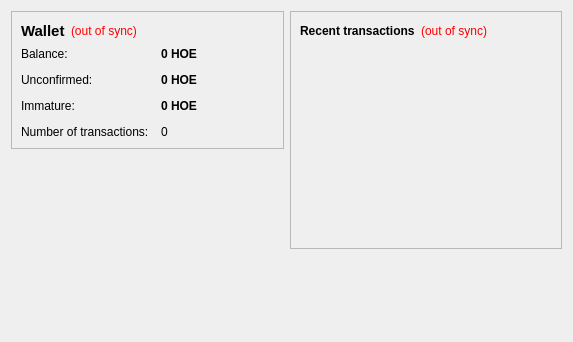
<?xml version="1.0" encoding="UTF-8"?>
<ui version="4.0">
 <class>OverviewPage</class>
 <widget class="QWidget" name="OverviewPage">
  <property name="geometry">
   <rect>
    <x>0</x>
    <y>0</y>
    <width>573</width>
    <height>342</height>
   </rect>
  </property>
  <property name="windowTitle">
   <string>Form</string>
  </property>
  <layout class="QHBoxLayout" name="horizontalLayout" stretch="1,1">
   <item>
    <layout class="QVBoxLayout" name="verticalLayout_2">
     <item>
      <widget class="QFrame" name="frame">
       <property name="frameShape">
        <enum>QFrame::StyledPanel</enum>
       </property>
       <property name="frameShadow">
        <enum>QFrame::Raised</enum>
       </property>
       <layout class="QVBoxLayout" name="verticalLayout_4">
        <item>
         <layout class="QHBoxLayout" name="horizontalLayout_4">
          <item>
           <widget class="QLabel" name="label_5">
            <property name="font">
             <font>
              <pointsize>11</pointsize>
              <weight>75</weight>
              <bold>true</bold>
             </font>
            </property>
            <property name="text">
             <string>Wallet</string>
            </property>
           </widget>
          </item>
          <item>
           <widget class="QLabel" name="labelWalletStatus">
            <property name="toolTip">
             <string>The displayed information may be out of date. Your wallet automatically synchronizes with the shoecoin network after a connection is established, but this process has not completed yet.</string>
            </property>
            <property name="styleSheet">
             <string notr="true">QLabel { color: red; }</string>
            </property>
            <property name="text">
             <string notr="true">(out of sync)</string>
            </property>
            <property name="alignment">
             <set>Qt::AlignLeading|Qt::AlignLeft|Qt::AlignVCenter</set>
            </property>
           </widget>
          </item>
          <item>
           <spacer name="horizontalSpacer_2">
            <property name="orientation">
             <enum>Qt::Horizontal</enum>
            </property>
            <property name="sizeHint" stdset="0">
             <size>
              <width>40</width>
              <height>20</height>
             </size>
            </property>
           </spacer>
          </item>
         </layout>
        </item>
        <item>
         <layout class="QFormLayout" name="formLayout_2">
          <property name="fieldGrowthPolicy">
           <enum>QFormLayout::AllNonFixedFieldsGrow</enum>
          </property>
          <property name="horizontalSpacing">
           <number>12</number>
          </property>
          <property name="verticalSpacing">
           <number>12</number>
          </property>
          <item row="0" column="0">
           <widget class="QLabel" name="label">
            <property name="text">
             <string>Balance:</string>
            </property>
           </widget>
          </item>
          <item row="0" column="1">
           <widget class="QLabel" name="labelBalance">
            <property name="font">
             <font>
              <weight>75</weight>
              <bold>true</bold>
             </font>
            </property>
            <property name="cursor">
             <cursorShape>IBeamCursor</cursorShape>
            </property>
            <property name="toolTip">
             <string>Your current balance</string>
            </property>
            <property name="text">
             <string notr="true">0 HOE</string>
            </property>
            <property name="textInteractionFlags">
             <set>Qt::LinksAccessibleByMouse|Qt::TextSelectableByKeyboard|Qt::TextSelectableByMouse</set>
            </property>
           </widget>
          </item>
          <item row="1" column="0">
           <widget class="QLabel" name="label_3">
            <property name="text">
             <string>Unconfirmed:</string>
            </property>
           </widget>
          </item>
          <item row="1" column="1">
           <widget class="QLabel" name="labelUnconfirmed">
            <property name="font">
             <font>
              <weight>75</weight>
              <bold>true</bold>
             </font>
            </property>
            <property name="cursor">
             <cursorShape>IBeamCursor</cursorShape>
            </property>
            <property name="toolTip">
             <string>Total of transactions that have yet to be confirmed, and do not yet count toward the current balance</string>
            </property>
            <property name="text">
             <string notr="true">0 HOE</string>
            </property>
            <property name="textInteractionFlags">
             <set>Qt::LinksAccessibleByMouse|Qt::TextSelectableByKeyboard|Qt::TextSelectableByMouse</set>
            </property>
           </widget>
          </item>
          <item row="3" column="0">
           <widget class="QLabel" name="label_2">
            <property name="text">
             <string>Number of transactions:</string>
            </property>
           </widget>
          </item>
          <item row="3" column="1">
           <widget class="QLabel" name="labelNumTransactions">
            <property name="toolTip">
             <string>Total number of transactions in wallet</string>
            </property>
            <property name="text">
             <string notr="true">0</string>
            </property>
           </widget>
          </item>
          <item row="2" column="0">
           <widget class="QLabel" name="labelImmatureText">
            <property name="text">
             <string>Immature:</string>
            </property>
           </widget>
          </item>
          <item row="2" column="1">
           <widget class="QLabel" name="labelImmature">
            <property name="font">
             <font>
              <weight>75</weight>
              <bold>true</bold>
             </font>
            </property>
            <property name="toolTip">
             <string>Mined balance that has not yet matured</string>
            </property>
            <property name="text">
             <string notr="true">0 HOE</string>
            </property>
            <property name="textInteractionFlags">
             <set>Qt::LinksAccessibleByMouse|Qt::TextSelectableByKeyboard|Qt::TextSelectableByMouse</set>
            </property>
           </widget>
          </item>
         </layout>
        </item>
       </layout>
      </widget>
     </item>
     <item>
      <spacer name="verticalSpacer">
       <property name="orientation">
        <enum>Qt::Vertical</enum>
       </property>
       <property name="sizeHint" stdset="0">
        <size>
         <width>20</width>
         <height>40</height>
        </size>
       </property>
      </spacer>
     </item>
    </layout>
   </item>
   <item>
    <layout class="QVBoxLayout" name="verticalLayout_3">
     <item>
      <widget class="QFrame" name="frame_2">
       <property name="frameShape">
        <enum>QFrame::StyledPanel</enum>
       </property>
       <property name="frameShadow">
        <enum>QFrame::Raised</enum>
       </property>
       <layout class="QVBoxLayout" name="verticalLayout">
        <item>
         <layout class="QHBoxLayout" name="horizontalLayout_2">
          <item>
           <widget class="QLabel" name="label_4">
            <property name="text">
             <string>&lt;b&gt;Recent transactions&lt;/b&gt;</string>
            </property>
           </widget>
          </item>
          <item>
           <widget class="QLabel" name="labelTransactionsStatus">
            <property name="toolTip">
             <string>The displayed information may be out of date. Your wallet automatically synchronizes with the shoecoin network after a connection is established, but this process has not completed yet.</string>
            </property>
            <property name="styleSheet">
             <string notr="true">QLabel { color: red; }</string>
            </property>
            <property name="text">
             <string notr="true">(out of sync)</string>
            </property>
            <property name="alignment">
             <set>Qt::AlignRight|Qt::AlignTrailing|Qt::AlignVCenter</set>
            </property>
           </widget>
          </item>
          <item>
           <spacer name="horizontalSpacer">
            <property name="orientation">
             <enum>Qt::Horizontal</enum>
            </property>
            <property name="sizeHint" stdset="0">
             <size>
              <width>40</width>
              <height>20</height>
             </size>
            </property>
           </spacer>
          </item>
         </layout>
        </item>
        <item>
         <widget class="QListView" name="listTransactions">
          <property name="styleSheet">
           <string notr="true">QListView { background: transparent; }</string>
          </property>
          <property name="frameShape">
           <enum>QFrame::NoFrame</enum>
          </property>
          <property name="verticalScrollBarPolicy">
           <enum>Qt::ScrollBarAlwaysOff</enum>
          </property>
          <property name="horizontalScrollBarPolicy">
           <enum>Qt::ScrollBarAlwaysOff</enum>
          </property>
          <property name="selectionMode">
           <enum>QAbstractItemView::NoSelection</enum>
          </property>
         </widget>
        </item>
       </layout>
      </widget>
     </item>
     <item>
      <spacer name="verticalSpacer_2">
       <property name="orientation">
        <enum>Qt::Vertical</enum>
       </property>
       <property name="sizeHint" stdset="0">
        <size>
         <width>20</width>
         <height>40</height>
        </size>
       </property>
      </spacer>
     </item>
    </layout>
   </item>
  </layout>
 </widget>
 <resources/>
 <connections/>
</ui>
